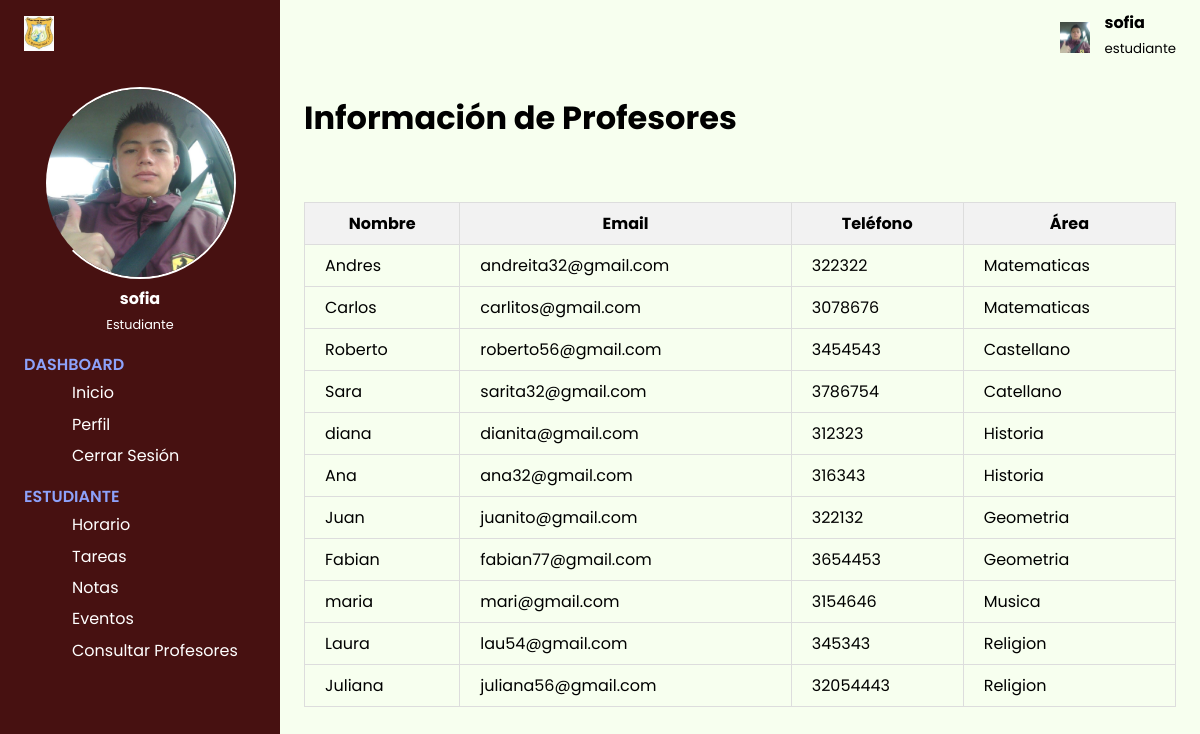
The app's page /logic/estudiante/consultarProfe.php?estudiante=sofi11@gmail.com with its own data.
### tables this page shows
CREATE TABLE `estudiante` (
  `id` int(11) NOT NULL,
  `nombre` varchar(50) NOT NULL,
  `profesion` varchar(50) NOT NULL,
  `edad` int(11) NOT NULL,
  `email` varchar(50) NOT NULL,
  `contrasena` varchar(50) NOT NULL,
  `grado` varchar(50) NOT NULL
);

CREATE TABLE `profesor` (
  `id` int(11) NOT NULL,
  `nombre` varchar(50) NOT NULL,
  `profesion` varchar(50) NOT NULL,
  `edad` int(11) NOT NULL,
  `email` varchar(50) NOT NULL,
  `contrasena` varchar(50) NOT NULL,
  `telefono` int(15) NOT NULL,
  `area` varchar(50) NOT NULL
);

### config/db.php (called while the page is built, shortened)
<?php
    class DataBase{
        function connect(){
            $servername = "localhost";
            $username = "root";
            $password = "";
            $dbname = "colegiosga";
            $url=mysqli_connect($servername,$username,$password) or die("No se pudo conectar a la base de datos" .mysqli_error($url));
            mysqli_select_db($url,$dbname) or die("No se pudo seleccionar a la base de datos" .mysqli_error($url));
            return $url;
        }
    }
?>

### logic/estudiante/crud_e.php (called while the page is built, shortened)
<?php
class Crud_e {
    private $conexion;
    public function __construct($conexion) {
        $this->conexion = $conexion;
    }
    public function obtenerEstudiante($email) {
        $query = "SELECT * FROM estudiante WHERE email ='$email'";
        $result = mysqli_query($this->conexion, $query);
        if (mysqli_num_rows($result) > 0) {
            return mysqli_fetch_assoc($result);
        } else {
            return null;
        }
    }
}
?>

### logic/profesor/crud_profe.php (called while the page is built, shortened)
<?php
class Crud_profe {
    private $conexion;
    public function __construct($conexion) {
        $this->conexion = $conexion;
    }
    function obtenerTodos() {
        $query = "SELECT * FROM profesor";
        $result = mysqli_query($this->conexion, $query);
        $profesores = [];
        if (mysqli_num_rows($result) > 0) {
            while ($row = $result->fetch_assoc()) {
                $profesores[] = $row;
            }
        }else {
            return null;
        }
        return $profesores;
    }
}
?>

### logic/estudiante/consultarProfe.php (the view, shortened to what this page needs)
<?php
include("../../pages/Dashboard/estudianteDs.php");
include("../../logic/profesor/crud_profe.php");
$db = new DataBase();
$crud_p = new Crud_profe($db->connect());
$profes = $crud_p->obtenerTodos();
?>
<!DOCTYPE html>
<html lang="es">
    <div class="main-content">
        <header>
            <div class="menu-toggle">
                <label for="nav-toggle">
                </label>
            </div>
            <div class="header-icons foto-perfil">
                <img src="../../sources/img/estudiante.jpg" width="30px" alt="foto de perfil">
                <div class="info-p">
                    <h4><?php echo $estudiante["nombre"]; ?></h4>
                    <small>estudiante</small>
                </div>
            </div>
        </header>
        <main>
        <h1>Información de Profesores</h1>
        <br>
        <div class="page-header inicio">
                <table>
                    <thead>
                        <tr>
                            <th>Nombre</th>
                            <th>Email</th>
                            <th>Teléfono</th>
                            <th>Área</th>
                        </tr>
                    </thead>
                    <tbody>
                        <?php foreach ($profes as $profesor): ?>
                            <tr>
                                <td><?php echo htmlspecialchars($profesor['nombre']); ?></td>
                                <td><?php echo htmlspecialchars($profesor['email']); ?></td>
                                <td><?php echo htmlspecialchars($profesor['telefono']); ?></td>
                                <td><?php echo htmlspecialchars($profesor['area']); ?></td>
                            </tr>
                        <?php endforeach; ?>
                    </tbody>
                </table>
            </div>
        </main>
    </div>
</body>
</html>

### pages/Dashboard/estudianteDs.php (shortened to what this page needs)
<?php
include("../../logic/estudiante/crud_e.php");
include("../../config/db.php");
$db = new DataBase();
$crud_e = new Crud_e($db->connect());
if (isset($_GET['estudiante'])) {
    $email = urldecode($_GET['estudiante']);
    $estudiante = $crud_e->obtenerEstudiante($email);
}
?>
<!DOCTYPE html>
<html lang="es">
<head>
    <link rel="stylesheet" href="../../css/Edashboard.css">
    <link rel="stylesheet" href="https://cdn.jsdelivr.net/npm/line-awesome/dist/line-awesome/css/line-awesome.min.css">
</head>
<body>
    <div class="sidebar">
        <div class="sidebar-brand">
            <div class="brand-flex">
                <img src="../../sources/img/Colegio Nicolas Gomez Davila (IED).jpg" width="30px" alt="logo">
                <div class="brand-icons">
                </div>
            </div>
        </div>
        <div class="sidebar-main">
            <div class="sidebar-user">
                <img src="../../sources/img/estudiante.jpg" alt="foto de perfil">
                <div>
                    <h3><?php echo $estudiante["nombre"]; ?></h3>
                    <span>Estudiante</span>
                </div>
            </div>
            <div class="sidebar-menu">
                <div class="menu-head">
                    <span>Dashboard</span>
                </div>
                <ul>
                    <li>
                        <a href="../../logic/estudiante/inicio.php?estudiante=<?php echo $email; ?>" class="active">
                            <span>Inicio</span>
                        </a>
                    </li>
                    <li>
                        <a href="../../logic/estudiante/perfilEstudiante.php?estudiante=<?php echo $email; ?>">
                            <span>Perfil</span>
                        </a>
                    </li>
                    <li>
                        <a href="../../index.php"><?php session_destroy() ?>
                            <span>Cerrar Sesión</span>
                        </a>
                    </li>
                </ul>
                <div class="menu-head">
                    <span>Estudiante</span>
                </div>
                <ul>
                    <li>
                    <a href="../../logic/estudiante/horarioEstudiante.php?estudiante=<?php echo $email; ?>">
                            <span>Horario</span>
                        </a>
                    </li>
                    <li>
                    <a href="../../logic/estudiante/consultarTareas.php?estudiante=<?php echo $email; ?>">
                            <span>Tareas</span>
                        </a>
                    </li>
                    <li>
                        <a href="../../logic/estudiante/notasEstudiante.php?estudiante=<?php echo $email; ?>">
                            <span>Notas</span>
                        </a>
                    </li>
                    <li>
                        <a href="#">
                            <span>Eventos</span>
                        </a>
                    </li>
                    <li>
                        <a href="../../logic/estudiante/consultarProfe.php?estudiante=<?php echo $email; ?>">
                            <span>Consultar Profesores</span>
                        </a>
                    </li>
                </ul>
            </div>
        </div>
    </div>
</body>
</html>

### css/Edashboard.css (style rules this page uses)
:root { --color-main: #1a202e; }
* { font-family: 'Poppins', sans-serif; box-sizing: border-box; text-decoration: none; list-style-type: none; margin: 0; }
.sidebar { width: 280px; position: fixed; left: 0; top: 0; height: 100%; padding: 1rem 1.5rem; background-color: #471111; color: #fff; overflow-y: auto; }
.sidebar-brand { height: 55px; }
.brand-flex { display: flex; align-items: center; justify-content: space-between; }
.sidebar-user { margin: 1rem 0rem 1rem 0rem; text-align: center; }
.sidebar-user img { width: 12rem; height: 12rem; border-radius: 50%; border-left: 2px solid transparent; border-right: 2px solid #fff; border-bottom: 2px solid #fff; border-top: 2px solid #fff; }
.sidebar-user h3 { font-size: 1rem; }
.sidebar-user span { font-size: 0.8rem; }
.sidebar-menu { margin-top: 0.5rem; }
.menu-head { text-transform: uppercase; color: #8da2fb; font-size: 1rem; font-weight: 600; margin-bottom: 0.2rem; }
.sidebar ul { margin-bottom: 1rem; }
.sidebar li { margin-bottom: 0.4rem; }
.sidebar li a { color: #fff; font-size: 0.5rem; display: flex; align-items: center; }
.sidebar li a span { font-size: 1rem; display: inline-block; margin-right: 0.5rem; }
header { height: 70px; display: flex; justify-content: space-between; align-items: center; background: #f7ffef; padding: 1rem 1.5rem; }
.menu-toggle label { height: 60px; width: 60px; display: grid; place-items: center; font-size: 1.5rem; border-radius: 50%; }
.header-icons img { display: inline-block; margin-left: .7rem; font-size: 1.4rem; }
.info-p { display: inline-block; margin-left: 10px; }
.main-content { margin-left: 280px; }
main { padding: 1.5rem; background: #f7ffef; min-height: calc(100vh - 70px); }
.page-header { display: flex; justify-content: space-between; margin: 35px auto 0 auto; }
table { width: 100%; border-collapse: collapse; }
th, td { padding: 8px 20px; border: 1px solid #ddd; }
th { background-color: #f2f2f2; }

### records on screen
estudiante: nombre "sofia"
profesor: nombre "Andres", email "andreita32@gmail.com", telefono "322322", area "Matematicas"
profesor: nombre "Carlos", email "carlitos@gmail.com", telefono "3078676", area "Matematicas"
profesor: nombre "Roberto", email "roberto56@gmail.com", telefono "3454543", area "Castellano"
profesor: nombre "Sara", email "sarita32@gmail.com", telefono "3786754", area "Catellano"
profesor: nombre "diana", email "dianita@gmail.com", telefono "312323", area "Historia"
profesor: nombre "Ana", email "ana32@gmail.com", telefono "316343", area "Historia"
profesor: nombre "Juan", email "juanito@gmail.com", telefono "322132", area "Geometria"
profesor: nombre "Fabian", email "fabian77@gmail.com", telefono "3654453", area "Geometria"
profesor: nombre "maria", email "mari@gmail.com", telefono "3154646", area "Musica"
profesor: nombre "Laura", email "lau54@gmail.com", telefono "345343", area "Religion"
profesor: nombre "Juliana", email "juliana56@gmail.com", telefono "32054443", area "Religion"
